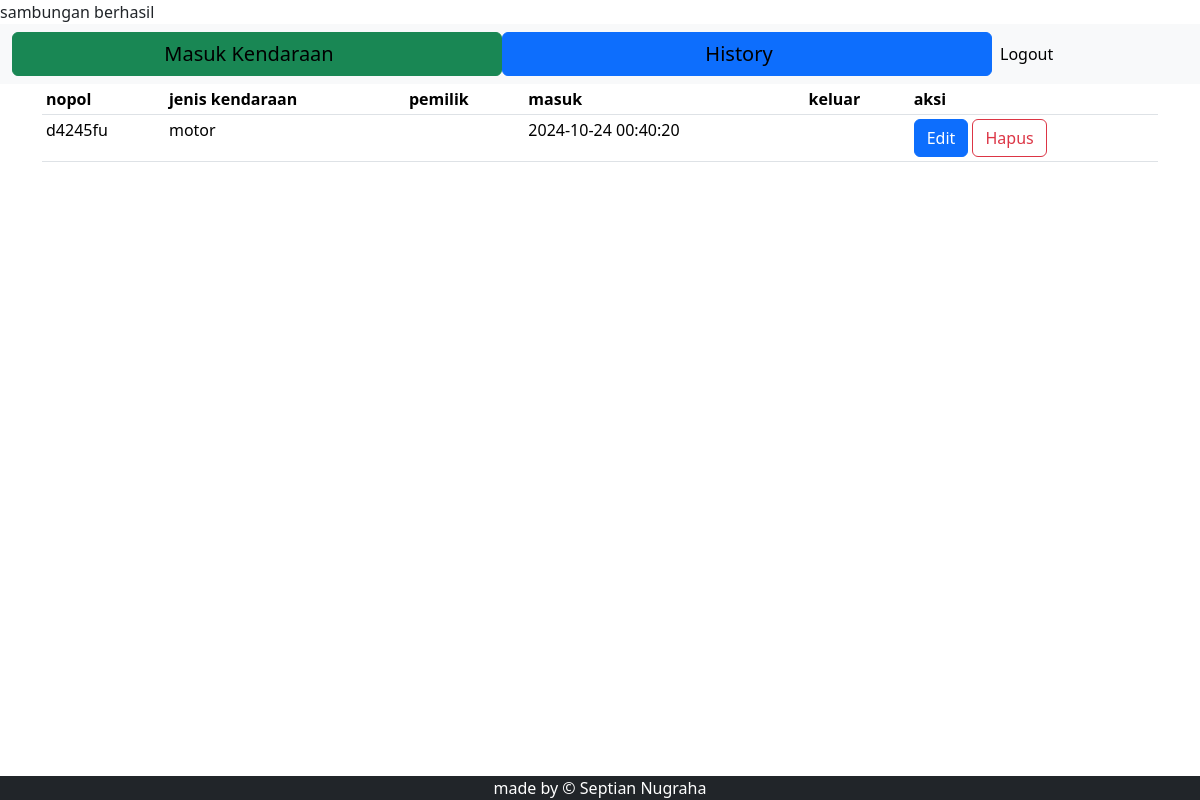
Before: / with the older database file.
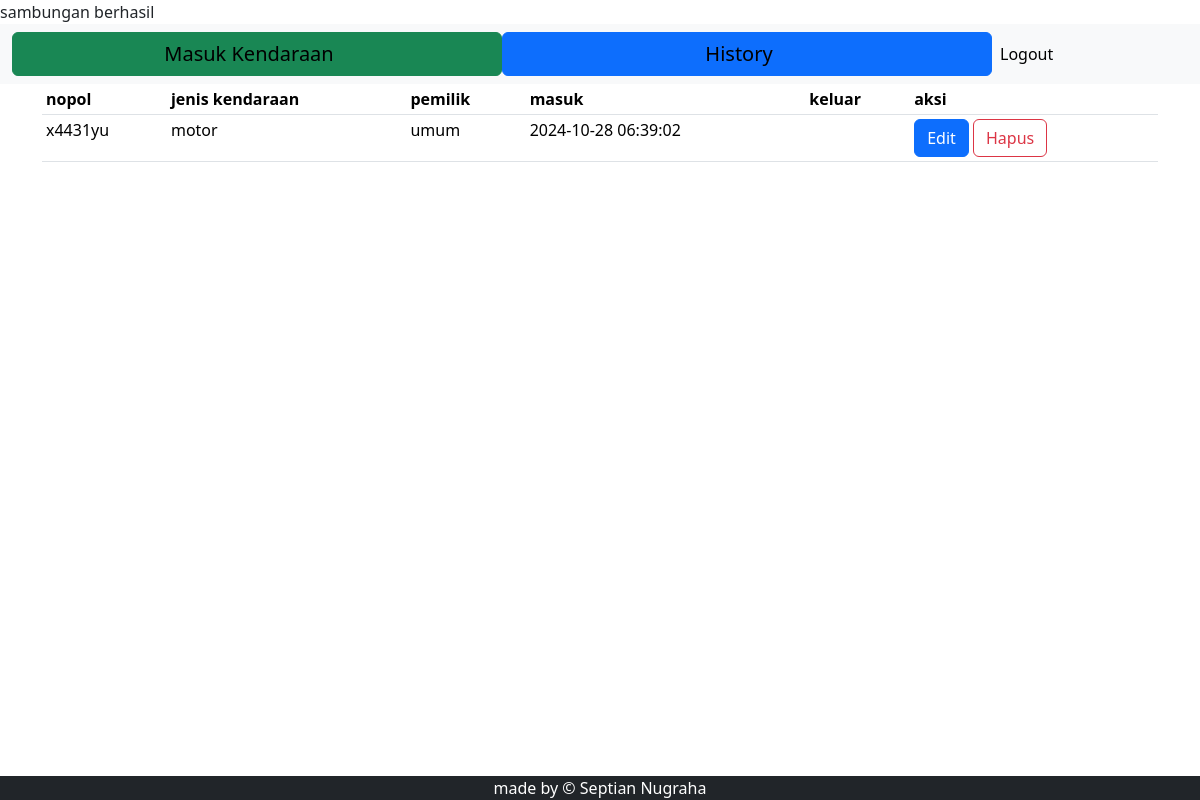
After: the same page with the newer database file.
### tables this page shows
CREATE TABLE `tbl_parkir` (
  `id` int(15) NOT NULL,
  `nopol` varchar(10) NOT NULL,
  `jenis_kendaraan` varchar(100) NOT NULL,
  `pemilik` varchar(100) DEFAULT NULL,
  `tanggal` date DEFAULT NULL,
  `masuk` timestamp NOT NULL DEFAULT current_timestamp(),
  `keluar` datetime DEFAULT NULL
);

### connection.php (called while the page is built, shortened)
<?php
$host = 'localhost';
$user = 'root';
$passw = '';
$db = 'db_parkir';
$conn = mysqli_connect($host, $user, $passw, $db);
function myquery($query)
{
    global $conn;
    $result = mysqli_query($conn, $query);
    $list = [];
    while ($data = mysqli_fetch_assoc($result)) {
        $list[] = $data;
    }
    return $list;
}

### index.php (the view, shortened to what this page needs)
<?php
require 'connection.php';
$data = myquery("SELECT p.id, p.nopol, p.jenis_kendaraan, p.pemilik, p.tanggal, p.masuk, p.keluar
FROM tbl_parkir as p
WHERE P.keluar is null
");
?>
<?php
include('layout/header.php');
?>
<main class="flex-grow-1">
    <div class="container-sm">
        <table class="table table-sm">
            <thead>
                <tr>
                    <th>nopol</th>
                    <th>jenis kendaraan</th>
                    <th>pemilik</th>
                    <th>masuk</th>
                    <th>keluar</th>
                    <th>aksi</th>
                </tr>
            </thead>
            <tbody>
                <?php foreach ($data as $row): ?>
                    <tr>
                        <td><?= $row['nopol'] ?></td>
                        <td><?= $row['jenis_kendaraan'] ?></td>
                        <td><?= $row['pemilik'] ?></td>
                        <td><?= $row['masuk'] ?></td>
                        <td><?= $row['keluar'] ?></td>
                        <td scope="row">
                            <a href="form_edit.php?id=<?=$row['id'] ?>" class="btn btn-primary">Edit</a>
                            <a href="functions.php?action=softdelete&id=<?= $row['id'] ?>" class="btn btn-outline-danger" onClick="return confirm('Yakin akan menghapus?')">Hapus</a>
                        </td>
                    </tr>
                <?php endforeach; ?>
            </tbody>
        </table>
    </div>
</main>
<?php
include('layout/footer.php')
?>

Changed rows visible on the page:
removed tbl_parkir: nopol "d4245fu", jenis_kendaraan "motor", masuk "2024-10-24 00:40:20"
added tbl_parkir: nopol "x4431yu", jenis_kendaraan "motor", pemilik "umum", masuk "2024-10-28 06:39:02"
